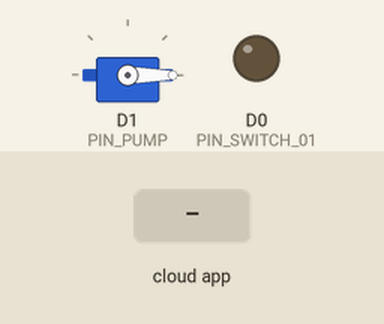
A sketch run on a simulated ESP8266 (NodeMCU). Parts: servo, output pins drawn as LEDs (lit = HIGH). The test bench sets the inputs (shaded band). The RemoteXY app is connected.

Above: at 1.2 s.
1.3 s: the phone or cloud app sets switch_01 to 1
At 2.5 s:
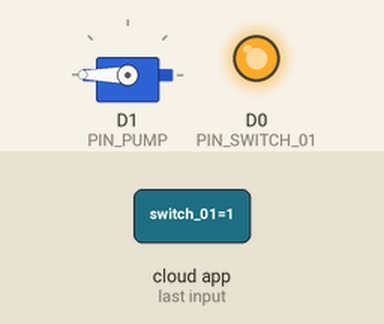
2.8 s: the phone or cloud app sets switch_01 to 0
At 3.8 s:
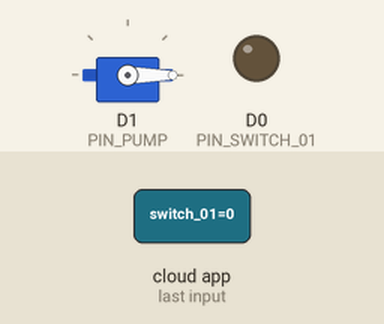
Timing chart, 0 to 5.8 s (numbered marks = the images above; inputs shaded):
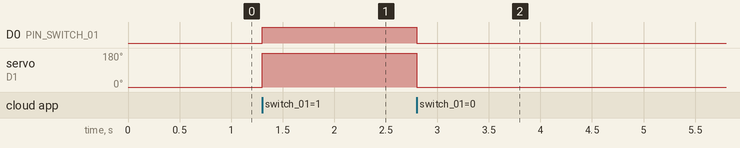

The sketch:

pumpwifi.ino
```cpp
// (licence header left out)
//////////////////////////////////////////////
//        RemoteXY include library          //
//////////////////////////////////////////////

// you can enable debug logging to Serial at 115200
//#define REMOTEXY__DEBUGLOG

// RemoteXY select connection mode and include library
#define REMOTEXY_MODE__ESP8266WIFI_LIB_POINT
#include <ESP8266WiFi.h>


// RemoteXY connection settings
#define REMOTEXY_WIFI_SSID "RemoteXY"
#define REMOTEXY_WIFI_PASSWORD "12345678"
#define REMOTEXY_SERVER_PORT 6377


#include <RemoteXY.h>
#include <Servo.h>

Servo pump;
#define PIN_SWITCH_01 D0
#define PIN_PUMP D1

// RemoteXY configurate
#pragma pack(push, 1)
uint8_t RemoteXY_CONF[] =   // 42 bytes
  { 255,1,0,0,0,35,0,17,0,0,0,31,2,106,200,200,84,1,1,1,
  0,2,42,43,23,52,79,18,44,22,1,2,26,31,31,79,78,0,79,70,
  70,0 };

// this structure defines all the variables and events of your control interface
struct {

    // input variables
  uint8_t switch_01; // =1 if switch ON and =0 if OFF

    // other variable
  uint8_t connect_flag;  // =1 if wire connected, else =0

} RemoteXY;
#pragma pack(pop)

/////////////////////////////////////////////
//           END RemoteXY include          //
/////////////////////////////////////////////

void setup()
{
  RemoteXY_Init ();

  pinMode (PIN_SWITCH_01, OUTPUT);
  pinMode (PIN_PUMP, OUTPUT);

  // Initialize the pump servo
  pump.attach(PIN_PUMP);

  // TODO you setup code

}

void loop()
{
  RemoteXY_Handler ();

  digitalWrite(PIN_SWITCH_01, (RemoteXY.switch_01==0)?LOW:HIGH);

  // Control the pump motor
  if (RemoteXY.switch_01 == 1) {
    pump.write(180); // Turn the pump motor ON
  } else {
    pump.write(0);   // Turn the pump motor OFF
  }

  // TODO you loop code
  // use the RemoteXY structure for data transfer
  // do not call delay(), use instead RemoteXY_delay()
}
```

Measured:
- after the input at 1.3 s, D0 (PIN_SWITCH_01): LOW → HIGH at once; servo on D1 (PIN_PUMP): 0° → 180° at once
- after the input at 2.8 s, D0 (PIN_SWITCH_01): HIGH → LOW at once; servo on D1 (PIN_PUMP): 180° → 0° at once
